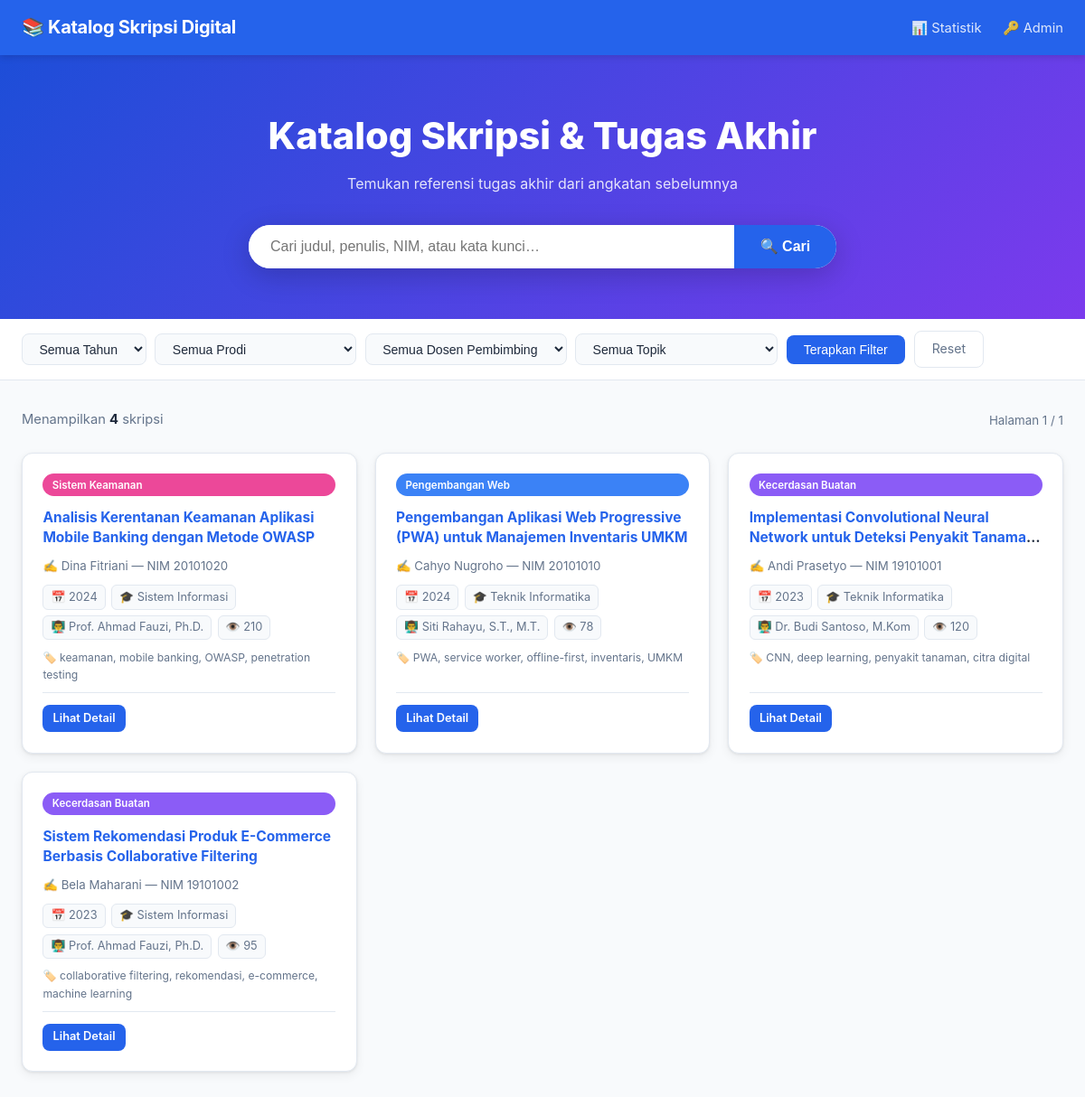
The page / on the database its author committed.
### tables this page shows
CREATE TABLE IF NOT EXISTS skripsi (
  id                INT UNSIGNED AUTO_INCREMENT PRIMARY KEY,
  nim               VARCHAR(20)  NOT NULL UNIQUE   COMMENT 'NIM unik—cegah duplikasi (Risiko 2)',
  nama_penulis      VARCHAR(150) NOT NULL,
  judul             VARCHAR(500) NOT NULL,
  judul_hash        CHAR(64) GENERATED ALWAYS AS (SHA2(LOWER(TRIM(judul)), 256)) STORED
                    COMMENT 'Hash untuk deteksi duplikasi judul (Risiko 2)',
  abstrak           TEXT,
  kata_kunci        VARCHAR(500) COMMENT 'Dipisah koma, di-index (Risiko 3)',
  tahun_lulus       YEAR        NOT NULL,
  program_studi_id  INT UNSIGNED NOT NULL,
  kategori_id       INT UNSIGNED,
  dosen_pembimbing1_id INT UNSIGNED,
  dosen_pembimbing2_id INT UNSIGNED,
  file_pdf          VARCHAR(255) COMMENT 'Path relatif file PDF',
  ukuran_file_kb    INT UNSIGNED COMMENT 'KB — maks 10240 (10MB) (Risiko 1)',
  status            ENUM('aktif','arsip','dihapus') DEFAULT 'aktif',
  view_count        INT UNSIGNED DEFAULT 0,
  created_at        TIMESTAMP DEFAULT CURRENT_TIMESTAMP,
  updated_at        TIMESTAMP DEFAULT CURRENT_TIMESTAMP ON UPDATE CURRENT_TIMESTAMP,

  CONSTRAINT fk_skripsi_prodi
    FOREIGN KEY (program_studi_id) REFERENCES program_studi(id) ON DELETE RESTRICT,
  CONSTRAINT fk_skripsi_kategori
    FOREIGN KEY (kategori_id) REFERENCES kategori(id) ON DELETE SET NULL,
  CONSTRAINT fk_skripsi_dosen1
    FOREIGN KEY (dosen_pembimbing1_id) REFERENCES dosen(id) ON DELETE SET NULL,
  CONSTRAINT fk_skripsi_dosen2
    FOREIGN KEY (dosen_pembimbing2_id) REFERENCES dosen(id) ON DELETE SET NULL
);

CREATE TABLE IF NOT EXISTS kategori (
  id          INT UNSIGNED AUTO_INCREMENT PRIMARY KEY,
  nama        VARCHAR(100) NOT NULL,
  slug        VARCHAR(120) NOT NULL UNIQUE,
  deskripsi   TEXT,
  warna_hex   VARCHAR(7) DEFAULT '#3B82F6' COMMENT 'Warna badge kategori',
  created_at  TIMESTAMP DEFAULT CURRENT_TIMESTAMP,
  updated_at  TIMESTAMP DEFAULT CURRENT_TIMESTAMP ON UPDATE CURRENT_TIMESTAMP
);

CREATE TABLE IF NOT EXISTS program_studi (
  id        INT UNSIGNED AUTO_INCREMENT PRIMARY KEY,
  kode      VARCHAR(20)  NOT NULL UNIQUE,
  nama      VARCHAR(100) NOT NULL,
  fakultas  VARCHAR(100),
  created_at TIMESTAMP DEFAULT CURRENT_TIMESTAMP
);

CREATE TABLE IF NOT EXISTS dosen (
  id          INT UNSIGNED AUTO_INCREMENT PRIMARY KEY,
  nip         VARCHAR(30) UNIQUE,
  nama        VARCHAR(150) NOT NULL,
  email       VARCHAR(100),
  created_at  TIMESTAMP DEFAULT CURRENT_TIMESTAMP
);

### includes/functions.php (called while the page is built, shortened)
<?php
function e(string $s): string {
    return htmlspecialchars($s, ENT_QUOTES | ENT_SUBSTITUTE, 'UTF-8');
}
function sanitizeStr(?string $s): string {
    return trim(strip_tags($s ?? ''));
}
function searchSkripsi(array $params): array {
    $db         = getDB();
    $keyword    = sanitizeStr($params['q'] ?? '');
    $tahun      = (int)($params['tahun']    ?? 0);
    $prodiId    = (int)($params['prodi']    ?? 0);
    $dosenId    = (int)($params['dosen']    ?? 0);
    $kategoriId = (int)($params['kategori'] ?? 0);
    $page       = max(1, (int)($params['page'] ?? 1));
    $offset     = ($page - 1) * ITEMS_PER_PAGE;
    $where  = ["s.status = 'aktif'"];
    $binds  = [];
    $whereClause = 'WHERE ' . implode(' AND ', $where);
    $countSql = "SELECT COUNT(*) FROM skripsi s $whereClause";
    $countStmt = $db->prepare($countSql);
    $countStmt->execute($binds);
    $total = (int)$countStmt->fetchColumn();
    $sql = "SELECT s.id, s.nim, s.nama_penulis, s.judul, s.tahun_lulus, s.kata_kunci,
                   s.file_pdf, s.view_count,
                   p.nama AS prodi,
                   k.nama AS kategori, k.warna_hex,
                   d1.nama AS pembimbing1, d2.nama AS pembimbing2
            FROM skripsi s
            LEFT JOIN program_studi p ON p.id = s.program_studi_id
            LEFT JOIN kategori      k ON k.id = s.kategori_id
            LEFT JOIN dosen        d1 ON d1.id = s.dosen_pembimbing1_id
            LEFT JOIN dosen        d2 ON d2.id = s.dosen_pembimbing2_id
            $whereClause
            ORDER BY s.tahun_lulus DESC, s.view_count DESC
            LIMIT " . ITEMS_PER_PAGE . " OFFSET $offset";
    $stmt = $db->prepare($sql);
    $stmt->execute($binds);
    return [
        'data'        => $stmt->fetchAll(),
        'total'       => $total,
        'page'        => $page,
        'total_pages' => (int)ceil($total / ITEMS_PER_PAGE),
    ];
}

### index.php (the view, shortened to what this page needs)
<?php
require_once __DIR__ . '/includes/functions.php';
$params = [
    'q'       => sanitizeStr($_GET['q'] ?? ''),
    'tahun'   => (int)($_GET['tahun']   ?? 0),
    'prodi'   => (int)($_GET['prodi']   ?? 0),
    'dosen'   => (int)($_GET['dosen']   ?? 0),
    'kategori'=> (int)($_GET['kategori']?? 0),
    'page'    => max(1, (int)($_GET['page'] ?? 1)),
];
$result   = searchSkripsi($params);
?>
<!DOCTYPE html>
<html lang="id">
<head>
<link rel="stylesheet" href="assets/css/style.css">
</head>
<body>
<nav class="navbar">
  <a class="navbar-brand" href="index.php">📚 <?= APP_NAME ?></a>
  <div class="nav-links">
    <a href="statistik.php">📊 Statistik</a>
    <a href="admin/login.php">🔑 Admin</a>
  </div>
</nav>
<section class="hero">
  <h1>Katalog Skripsi &amp; Tugas Akhir</h1>
  <p>Temukan referensi tugas akhir dari angkatan sebelumnya</p>
  <form method="GET" action="index.php">
    <div class="search-box">
      <input type="text" name="q" placeholder="Cari judul, penulis, NIM, atau kata kunci…"
             value="<?= e($params['q']) ?>" autocomplete="off">
      <button type="submit">🔍 Cari</button>
    </div>
  </form>
</section>
<div class="filter-bar">
  <form method="GET" action="index.php" style="display:flex;flex-wrap:wrap;gap:.6rem;align-items:center;width:100%">
    <select name="tahun">
      <option value="0">Semua Tahun</option>
    </select>
    <select name="prodi">
      <option value="0">Semua Prodi</option>
    </select>
    <select name="dosen">
      <option value="0">Semua Dosen Pembimbing</option>
    </select>
    <select name="kategori">
      <option value="0">Semua Topik</option>
    </select>
    <button type="submit" class="btn-filter">Terapkan Filter</button>
    <a href="index.php" class="btn-filter btn-reset">Reset</a>
  </form>
</div>
<div class="main-content">
  <div class="results-header">
    <p class="results-count">
      Menampilkan <strong><?= number_format($result['total']) ?></strong> skripsi
    </p>
    <small style="color:var(--text-muted)">Halaman <?= $result['page'] ?> / <?= max(1,$result['total_pages']) ?></small>
  </div>
  <?php if (empty($result['data'])): ?>
  <div class="empty-state">
    <div class="icon">🔍</div>
    <h3>Tidak ada hasil ditemukan</h3>
    <p>Coba kata kunci lain atau hapus beberapa filter.</p>
  </div>
  <?php else: ?>
  <div class="skripsi-grid">
    <?php foreach ($result['data'] as $s): ?>
    <div class="card">
      <?php if ($s['kategori']): ?>
      <span class="card-badge" style="background:<?= e($s['warna_hex']) ?>"><?= e($s['kategori']) ?></span>
      <?php endif ?>
      <div class="card-title">
        <a href="detail.php?id=<?= $s['id'] ?>"><?= e($s['judul']) ?></a>
      </div>
      <div class="card-author">✍️ <?= e($s['nama_penulis']) ?> &mdash; NIM <?= e($s['nim']) ?></div>
      <div class="card-meta">
        <span>📅 <?= $s['tahun_lulus'] ?></span>
        <span>🎓 <?= e($s['prodi']) ?></span>
        <?php if ($s['pembimbing1']): ?>
        <span>👨‍🏫 <?= e($s['pembimbing1']) ?></span>
        <?php endif ?>
        <span>👁️ <?= number_format($s['view_count']) ?></span>
      </div>
      <?php if ($s['kata_kunci']): ?>
      <div style="font-size:.76rem;color:var(--text-muted)">🏷️ <?= e($s['kata_kunci']) ?></div>
      <?php endif ?>
      <div class="card-footer">
        <a href="detail.php?id=<?= $s['id'] ?>" class="btn btn-primary btn-sm">Lihat Detail</a>
      </div>
    </div>
    <?php endforeach ?>
  </div>
  <?php endif ?>
</div>
</body>
</html>

### assets/css/style.css (style rules this page uses)
:root { --primary: #2563EB; --primary-dark: #1D4ED8; --secondary: #64748B; --success: #10B981; --danger: #EF4444; --bg: #F8FAFC; --card-bg: #FFFFFF; --border: #E2E8F0; --text: #1E293B; --text-muted: #64748B; --radius: 12px; --shadow: 0 1px 3px rgba(0,0,0,.08), 0 4px 12px rgba(0,0,0,.06); }
*, *::before, *::after { box-sizing: border-box; margin: 0; padding: 0; }
html { scroll-behavior: smooth; }
body { font-family: 'Inter', system-ui, sans-serif; background: var(--bg); color: var(--text); line-height: 1.6; }
a { color: var(--primary); text-decoration: none; }
.navbar { background: var(--primary); padding: .9rem 1.5rem; display: flex; align-items: center; justify-content: space-between; position: sticky; top: 0; z-index: 100; box-shadow: 0 2px 8px rgba(0,0,0,.15); }
.navbar-brand { color: #fff; font-size: 1.25rem; font-weight: 700; letter-spacing: -.3px; }
.nav-links a { color: rgba(255,255,255,.85); margin-left: 1.2rem; font-size: .92rem; transition: color .2s; }
.hero { background: linear-gradient(135deg, #1D4ED8 0%, #7C3AED 100%); padding: 3.5rem 1.5rem; text-align: center; color: #fff; }
.hero h1 { font-size: clamp(1.6rem, 4vw, 2.6rem); font-weight: 800; margin-bottom: .5rem; }
.hero p { opacity: .85; margin-bottom: 2rem; font-size: 1rem; }
.search-box { display: flex; max-width: 650px; margin: 0 auto; background: #fff; border-radius: 50px; overflow: hidden; box-shadow: 0 8px 32px rgba(0,0,0,.2); }
.search-box input { flex: 1; border: none; outline: none; padding: .9rem 1.5rem; font-size: 1rem; color: var(--text); }
.search-box button { background: var(--primary); color: #fff; border: none; padding: .9rem 1.8rem; font-size: 1rem; font-weight: 600; cursor: pointer; transition: background .2s; }
.filter-bar { background: var(--card-bg); border-bottom: 1px solid var(--border); padding: .85rem 1.5rem; display: flex; flex-wrap: wrap; gap: .6rem; align-items: center; }
.filter-bar select, .filter-bar input[type=text] { border: 1px solid var(--border); border-radius: 8px; padding: .45rem .9rem; font-size: .88rem; background: var(--bg); color: var(--text); outline: none; cursor: pointer; transition: border-color .2s; }
.btn-filter { background: var(--primary); color: #fff; border: none; border-radius: 8px; padding: .5rem 1.2rem; font-size: .88rem; cursor: pointer; transition: background .2s; }
.btn-reset { background: transparent; color: var(--secondary); border: 1px solid var(--border); }
.main-content { padding: 2rem 1.5rem; max-width: 1200px; margin: 0 auto; }
.results-header { display: flex; align-items: center; justify-content: space-between; margin-bottom: 1.5rem; }
.results-count { font-size: .92rem; color: var(--text-muted); }
.results-count strong { color: var(--text); }
.skripsi-grid { display: grid; grid-template-columns: repeat(auto-fill, minmax(320px, 1fr)); gap: 1.25rem; }
.card { background: var(--card-bg); border: 1px solid var(--border); border-radius: var(--radius); padding: 1.4rem; box-shadow: var(--shadow); transition: transform .2s, box-shadow .2s; display: flex; flex-direction: column; gap: .6rem; }
.card-badge { display: inline-block; font-size: .72rem; font-weight: 600; padding: .2rem .65rem; border-radius: 50px; color: #fff; margin-bottom: .2rem; }
.card-title { font-size: .97rem; font-weight: 700; line-height: 1.45; color: var(--text); display: -webkit-box; -webkit-line-clamp: 2; -webkit-box-orient: vertical; overflow: hidden; }
.card-author { font-size: .83rem; color: var(--text-muted); }
.card-meta { font-size: .8rem; color: var(--text-muted); display: flex; flex-wrap: wrap; gap: .4rem; }
.card-meta span { background: var(--bg); border: 1px solid var(--border); border-radius: 6px; padding: .15rem .5rem; }
.card-footer { margin-top: auto; padding-top: .8rem; border-top: 1px solid var(--border); display: flex; gap: .5rem; }
.btn { display: inline-flex; align-items: center; gap: .3rem; padding: .4rem .9rem; border-radius: 8px; font-size: .82rem; font-weight: 600; cursor: pointer; border: none; transition: all .2s; text-decoration: none; }
.btn-primary { background: var(--primary); color: #fff; }
.btn-sm { padding: .3rem .7rem; font-size: .8rem; }

### rows shown on the page
skripsi: kategori.nama "Sistem Keamanan", judul "Analisis Kerentanan Keamanan Aplikasi Mobile Banking dengan Metode OWASP", nama_penulis "Dina Fitriani", nim "20101020", tahun_lulus "2024", program_studi.nama "Sistem Informasi", dosen_pembimbing1.nama "Prof. Ahmad Fauzi, Ph.D.", view_count "210", kata_kunci "keamanan, mobile banking, OWASP, penetration testing"
skripsi: kategori.nama "Pengembangan Web", judul "Pengembangan Aplikasi Web Progressive (PWA) untuk Manajemen Inventaris UMKM", nama_penulis "Cahyo Nugroho", nim "20101010", tahun_lulus "2024", program_studi.nama "Teknik Informatika", dosen_pembimbing1.nama "Siti Rahayu, S.T., M.T.", view_count "78", kata_kunci "PWA, service worker, offline-first, inventaris, UMKM"
skripsi: kategori.nama "Kecerdasan Buatan", judul "Implementasi Convolutional Neural Network untuk Deteksi Penyakit…", nama_penulis "Andi Prasetyo", nim "19101001", tahun_lulus "2023", program_studi.nama "Teknik Informatika", dosen_pembimbing1.nama "Dr. Budi Santoso, M.Kom", view_count "120", kata_kunci "CNN, deep learning, penyakit tanaman, citra digital"
skripsi: kategori.nama "Kecerdasan Buatan", judul "Sistem Rekomendasi Produk E-Commerce Berbasis Collaborative Filtering", nama_penulis "Bela Maharani", nim "19101002", tahun_lulus "2023", program_studi.nama "Sistem Informasi", dosen_pembimbing1.nama "Prof. Ahmad Fauzi, Ph.D.", view_count "95", kata_kunci "collaborative filtering, rekomendasi, e-commerce, machine learning"

### other values the page prints
APP_NAME "Katalog Skripsi Digital"
$result['total'] "4"
$result['page'] "1"
max(1,$result['total_pages']) "1"
